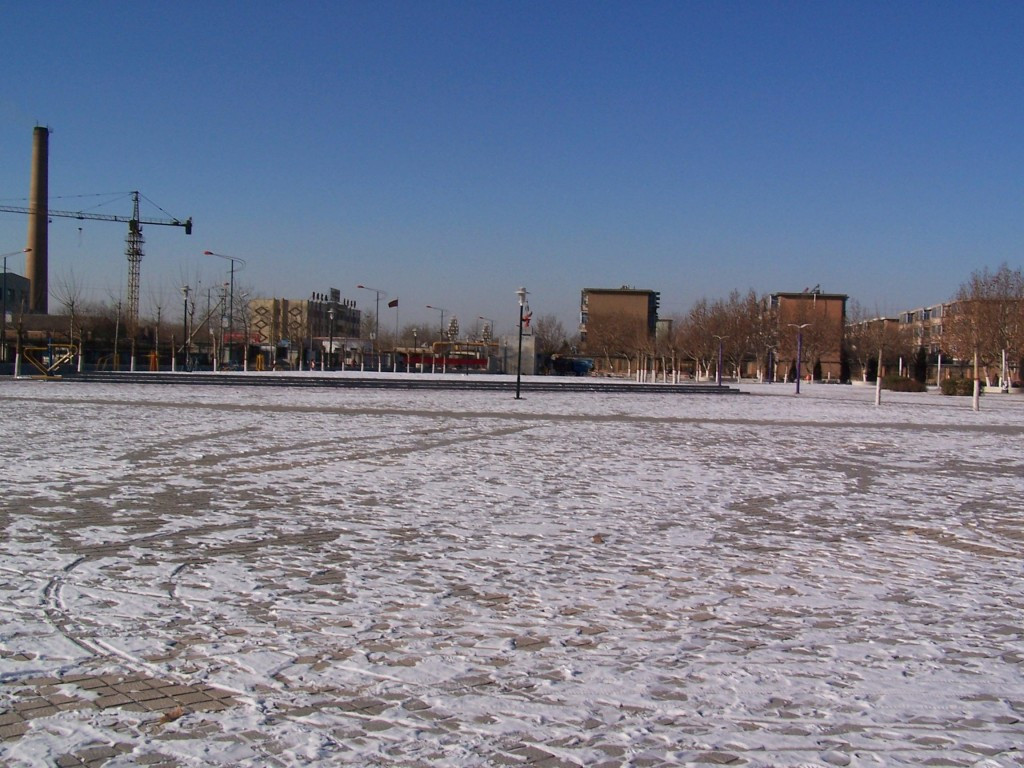
#> input picture dateset/18-1.jpg, 1024 x 768 px, found by its file name
$ python ts1.py
#> lines starting #> are read from the running program, lines starting #| are printed output that depends on the picture
### stitch.py
import numpy as np
from matplotlib import pyplot as plt
import cv2 as cv


class Stitch:
    Stitch=None

    """获取匹配关键点与特征描述符"""
    def Detect_Feature_And_KeyPoints(self, image):
        detector = cv.SIFT_create()
        (Keypoints, descriptors) = detector.detectAndCompute(image, None)
        Keypoints = np.float32([i.pt for i in Keypoints])
        return (Keypoints, descriptors)

    """KNN匹配特征描述符"""
    def Descriptors_Match(self,descriptors_A,descriptors_B):
        FLANN_INDEX_KDTREE = 0
        index_params = dict(algorithm=FLANN_INDEX_KDTREE, trees=5)
        search_params = dict(checks=50)
        flann = cv.FlannBasedMatcher(index_params, search_params)
        knn_Matches = flann.knnMatch(descriptors_A, descriptors_B, 2)
        return knn_Matches


    """去除特征匹配点对列表中的非真实点对"""
    def Good_Match(self,knn_Matches,lowe_ratio=0.7):
        good = []
        for m in knn_Matches:
            if m[0].distance < lowe_ratio * m[1].distance:
                good.append((m[0].trainIdx,m[0].queryIdx))
        return good

    """提取视角变换矩阵M，与图像掩膜matchesMask"""
    def Good_Select(self,good,Keypoints_A,Keypoints_B,MIN_MATCH_COUNT=30):
        if len(good)>MIN_MATCH_COUNT:
            src_Points = np.float32([Keypoints_A[i] for (_,i) in good])
            dst_Points = np.float32([Keypoints_B[i] for (i,_) in good])
            M,mask=cv.findHomography(src_Points,dst_Points,cv.RANSAC,4.0)  #RANSAC减少误差
            matchesMask = mask.ravel().tolist()
            return M,matchesMask
        else:
            print("Not enough matches are found - %d/%d" % (len(good), MIN_MATCH_COUNT))
            return None,None


    """水平最优缝合线算法（基于动态规划算法的实现）"""
    # [55 lines left out: function quilting, not called in this run]

    """视角变换矩阵改良，保证图片变换结果完整性"""
    def M_fix(self,M,img1):
        x1 = np.dot(M, [0, 0, 1])
        y1 = np.dot(M, [0,img1.shape[0]-1, 1])
        x = np.dot(M, [img1.shape[1]-1,0, 1])
        y = np.dot(M, [img1.shape[1]-1, img1.shape[0]-1, 1])
        x_excursion = min(y1[0], x1[0])
        if x_excursion < 0:
            x_excursion = -x_excursion
        else:
            x_excursion = 0
        y_excursion = min(x1[1], x[1])
        if y_excursion < 0:
            y_excursion = -y_excursion
        else:
            y_excursion = 0
        move = np.float32(M)
        move[0][0] = move[0][0] + x_excursion * move[2][0]
        move[0][1] = move[0][1] + x_excursion * move[2][1]
        move[0][2] = move[0][2] + x_excursion * move[2][2]
        move[1][0] = move[1][0] + y_excursion * move[2][0]
        move[1][1] = move[1][1] + y_excursion * move[2][1]
        move[1][2] = move[1][2] + y_excursion * move[2][2]
        return move

    """以变换图为参照时,调用去图像黑边函数"""

    # [17 lines left out: function change_size, not called in this run]


    """图像拼接"""
    def getwarp_perspective(self,img1, img2, M,Anchor_Point):

        (x_anchor,y_anchor,x_anchor1,y_anchor1)=Anchor_Point
        img3 = img1.copy()
        img4 = img2.copy()
        Anchor=[x_anchor,y_anchor,1]
        Anchor=np.dot(M,Anchor)

        lt=[0,0,1]

        """x[0]:横坐标 x[1]:纵坐标"""
        lb=[0,img3.shape[0]-1,1]
        rt=[img3.shape[1]-1,0,1]
        rb=[img3.shape[1]-1,img3.shape[0]-1,1]

        lt = np.dot(M,lt)
        rt = np.dot(M, rt)
        lb = np.dot(M, lb)
        rb = np.dot(M, rb)
        Y_Anchor_Point=Anchor[1]/Anchor[2]
        X_Anchor_Point=Anchor[0]/Anchor[2]
        tran_y_max=max(rb[1]/rb[2],lb[1]/lb[2])
        tran_x_max=max(rb[0]/rb[2],rt[0]/rt[2])
        shape_y=max(Y_Anchor_Point,y_anchor1)+max(tran_y_max-Y_Anchor_Point,img4.shape[0]-y_anchor1)
        shape_x=max(X_Anchor_Point,x_anchor1)+max(tran_x_max-X_Anchor_Point,img4.shape[1]-x_anchor1)
        result=cv.warpPerspective(img1,M,(round(shape_x),round(shape_y)))


        if X_Anchor_Point>x_anchor1:
            left=round(X_Anchor_Point-x_anchor1)
        else:
            left=0
        if Y_Anchor_Point>y_anchor1:
            top=round(Y_Anchor_Point-y_anchor1)
        else:
            top=0

        result[top:top+img4.shape[0],left:left+img4.shape[1]]=img4


        return  result


    """测试用，画出匹配基准图"""
    # [9 lines left out: function get_points, not called in this run]

    """获得图像二维长宽信息"""
    def get_image_dimension(self,image):
        (h,w) = image.shape[:2]
        return (h,w)


    """获取拼接图像特征匹配特征点矩形区域坐标"""
    """x_min.x_max,y_min,y_max为第一幅图片特征区域的横纵坐标最大，最小值"""
    # [28 lines left out: function Get_Keypoint_range, not called in this run]


    """获取图像匹配锚点"""
    def Get_Anchor_Point(self,kp1,kp2,good,matchmask):
        for i in range(len(good)):
            if matchmask[i]==1:
                return kp1[good[i][1]][0],kp1[good[i][1]][1],kp2[good[i][0]][0],kp2[good[i][0]][1]


    """图像匹配函数"""
    def match(self,img1,img2,lowe_ratio=0.7):
        kp1, des1 = self.Detect_Feature_And_KeyPoints(img1)
        kp2, des2 = self.Detect_Feature_And_KeyPoints(img2)
        knn_matches=self.Descriptors_Match(des1,des2)
        good=self.Good_Match(knn_matches)
        M,matchesMask=self.Good_Select(good,kp1,kp2)
        if np.array(M).any():
            M_fix = self.M_fix(M, img1)
            Anchor_Point=self.Get_Anchor_Point(kp1,kp2,good,matchesMask)
            result=self.getwarp_perspective(img1,img2,M_fix,Anchor_Point)
            cv.imshow("result",result)
            cv.waitKey(0)
            cv.destroyAllWindows()

            result1=cv.cvtColor(result,cv.COLOR_BGR2RGB)
            self.panoramic=result
            cv.imwrite("orthographic perspective result.jpg", self.panoramic)
            return 1
        else:
            print("特征不足，匹配失败")
            return 0

### ts1.py
import stitch as st
import cv2 as cv


image_left = cv.imread("D:/pycharm/cv/dateset/18-1.jpg")
#> image_left is the input picture: shape (768, 1024, 3); mean B, G, R 144.6, 124.4, 117.9
image_right = cv.imread("D:/pycharm/cv/dateset/18-2.jpg")
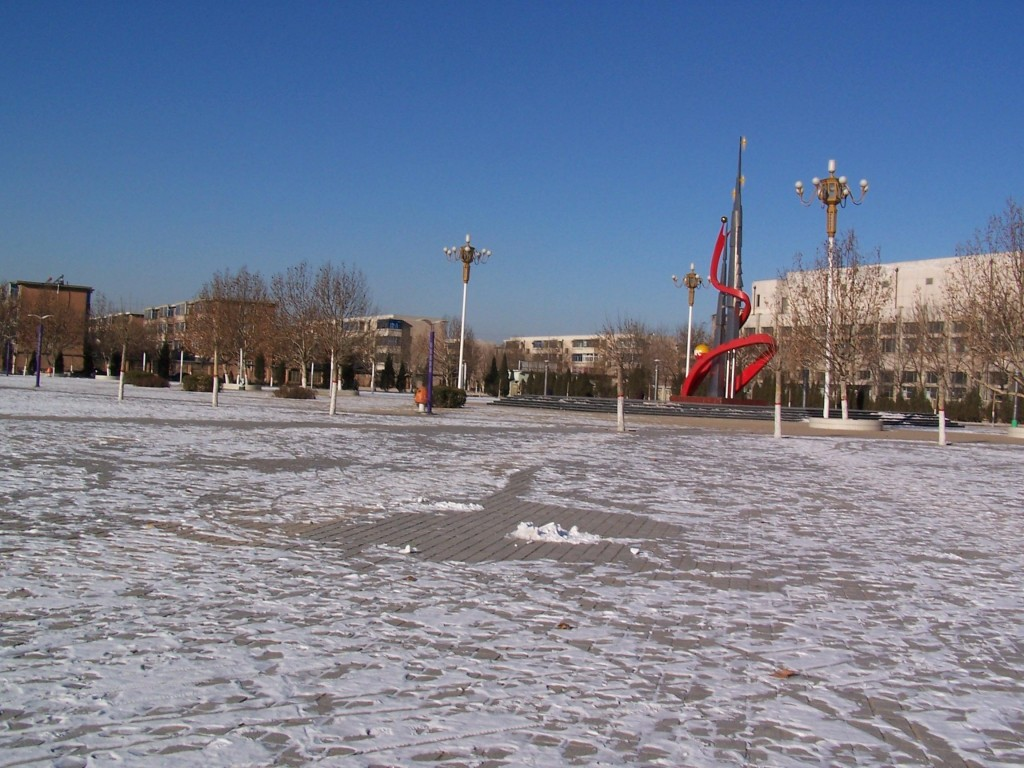
#> input picture dateset/18-2.jpg, 1024 x 768 px, found by its file name
#> image_right is the input picture: shape (768, 1024, 3); mean B, G, R 147.4, 126.1, 117.4

cv.imshow("left",image_left)
cv.waitKey(0)
cv.destroyAllWindows()
cv.imshow("right",image_right)
cv.waitKey(0)
cv.destroyAllWindows()
a=st.Stitch()

a.match(image_left,image_right)
#> in Detect_Feature_And_KeyPoints, `(Keypoints, descriptors) = detector.detectAndCompute(image, None)`: Keypoints = 7712 keypoints; strongest (x, y, size): (674, 371, 1.9), (976, 383, 3.2), (878, 379, 2.2), (518, 378, 2.1)
#> in Detect_Feature_And_KeyPoints, `Keypoints = np.float32([i.pt for i in Keypoints])`: Keypoints = 7712 pairs, first value 2.42 to 1021.1, second value 125.5 to 765.2
#> in match, `kp1, des1 = self.Detect_Feature_And_KeyPoints(img1)`: kp1 has the same summary as Keypoints in Detect_Feature_And_KeyPoints
#> in Detect_Feature_And_KeyPoints (call 2), `(Keypoints, descriptors) = detector.detectAndCompute(image, None)`: Keypoints = 7404 keypoints; strongest (x, y, size): (459, 387, 2.1), (844, 404, 4.1), (339, 382, 2), (121, 373, 2)
#> in match, `kp2, des2 = self.Detect_Feature_And_KeyPoints(img2)`: kp2 = 7404 pairs, first value 2.71 to 1021.2, second value 140 to 765
#> in Descriptors_Match, `knn_Matches = flann.knnMatch(descriptors_A, descriptors_B, 2)`: knn_Matches = 7712 matches
#> after the loop in Good_Match, `for m in knn_Matches:`: good = 902 pairs, first value 19 to 6760, second value 92 to 7707
#> in Good_Select, `src_Points = np.float32([Keypoints_A[i] for (_,i) in good])`: src_Points = 902 pairs, first value 14.06 to 1020.2, second value 176.3 to 762.7
#> in Good_Select, `dst_Points = np.float32([Keypoints_B[i] for (i,_) in good])`: dst_Points = 902 pairs, first value 4.74 to 937.3, second value 262.2 to 761.2
#> in Good_Select, `M,mask=cv.findHomography(src_Points,dst_Points,cv.RANSAC,4.0)`: M = [[1.86, -0.0351, -1407.1], [0.373, 1.74, -334.5], [0.000861, -2.7e-05, 1]]; mask = 902 values from 0 to 1
#> in M_fix, `x1 = np.dot(M, [0, 0, 1])`: x1 = [-1407.1, -334.5, 1]
#> in M_fix, `y1 = np.dot(M, [0,img1.shape[0]-1, 1])`: y1 = [-1434, 999.3, 0.979]
#> in M_fix, `x = np.dot(M, [img1.shape[1]-1,0, 1])`: x = [494.7, 47.38, 1.88]
#> in M_fix, `y = np.dot(M, [img1.shape[1]-1, img1.shape[0]-1, 1])`: y = [467.8, 1381.2, 1.86]
#> in M_fix, `x_excursion = min(y1[0], x1[0])`: x_excursion = -1434
#> in M_fix, `x_excursion = -x_excursion`: x_excursion = 1434
#> in M_fix, `y_excursion = min(x1[1], x[1])`: y_excursion = -334.5
#> in M_fix, `y_excursion = -y_excursion`: y_excursion = 334.5
#> in M_fix, `move = np.float32(M)`: move has the same summary as M in Good_Select
#> in match, `M_fix = self.M_fix(M, img1)`: M_fix = [[3.09, -0.0738, 26.89], [0.661, 1.73, 6.6e-06], [0.000861, -2.7e-05, 1]]
#> the loop in Get_Anchor_Point, `for i in range(len(good)):` made 9 passes
#> in match, `Anchor_Point=self.Get_Anchor_Point(kp1,kp2,good,matchesMask)`: Anchor_Point = (769.9, 397.5, 7.12, 390.3)
#> in getwarp_perspective, `(x_anchor,y_anchor,x_anchor1,y_anchor1)=Anchor_Point`: x_anchor = 769.9; y_anchor = 397.5; x_anchor1 = 7.12; y_anchor1 = 390.3
#> in getwarp_perspective, `Anchor=[x_anchor,y_anchor,1]`: Anchor = [769.9, 397.5, 1]
#> in getwarp_perspective, `Anchor=np.dot(M,Anchor)`: Anchor = [2379.5, 1196.7, 1.65]
#> in getwarp_perspective, `lt = np.dot(M,lt)`: lt = [26.89, 6.6e-06, 1]
#> in getwarp_perspective, `rt = np.dot(M, rt)`: rt = [3192.1, 676.5, 1.88]
#> in getwarp_perspective, `lb = np.dot(M, lb)`: lb = [-29.71, 1326.9, 0.979]
#> in getwarp_perspective, `rb = np.dot(M, rb)`: rb = [3135.5, 2003.4, 1.86]
#> in getwarp_perspective, `Y_Anchor_Point=Anchor[1]/Anchor[2]`: Y_Anchor_Point = 724.3
#> in getwarp_perspective, `X_Anchor_Point=Anchor[0]/Anchor[2]`: X_Anchor_Point = 1440.1
#> in getwarp_perspective, `tran_y_max=max(rb[1]/rb[2],lb[1]/lb[2])`: tran_y_max = 1354.9
#> in getwarp_perspective, `tran_x_max=max(rb[0]/rb[2],rt[0]/rt[2])`: tran_x_max = 1697
#> in getwarp_perspective, `shape_y=max(Y_Anchor_Point,y_anchor1)+max(tran_y_max-Y_Anchor_Point,im..`: shape_y = 1354.9
#> in getwarp_perspective, `shape_x=max(X_Anchor_Point,x_anchor1)+max(tran_x_max-X_Anchor_Point,im..`: shape_x = 2457
#> in getwarp_perspective, `result=cv.warpPerspective(img1,M,(round(shape_x),round(shape_y)))`:
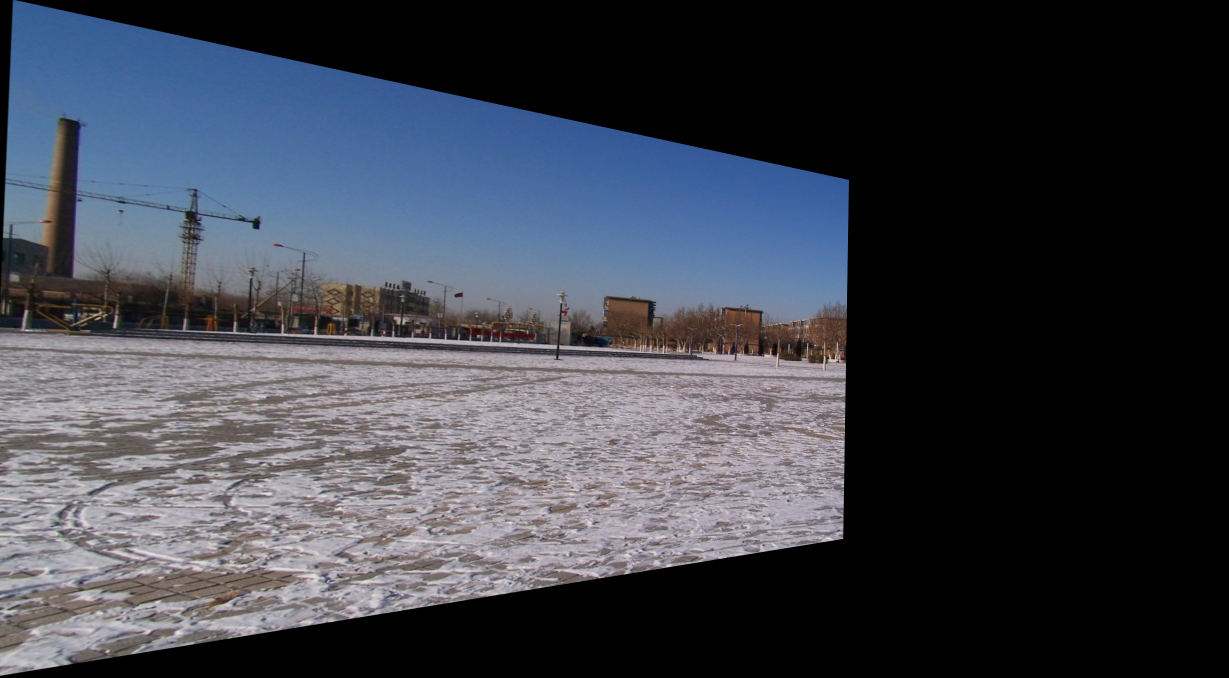
#> result: shape (1355, 2457, 3) (shown at 1/2 size); mean B, G, R 74.4, 64.7, 61.1
#> in getwarp_perspective, `left=round(X_Anchor_Point-x_anchor1)`: left = 1433
#> in getwarp_perspective, `top=round(Y_Anchor_Point-y_anchor1)`: top = 334
#> in getwarp_perspective, `result[top:top+img4.shape[0],left:left+img4.shape[1]]=img4`:
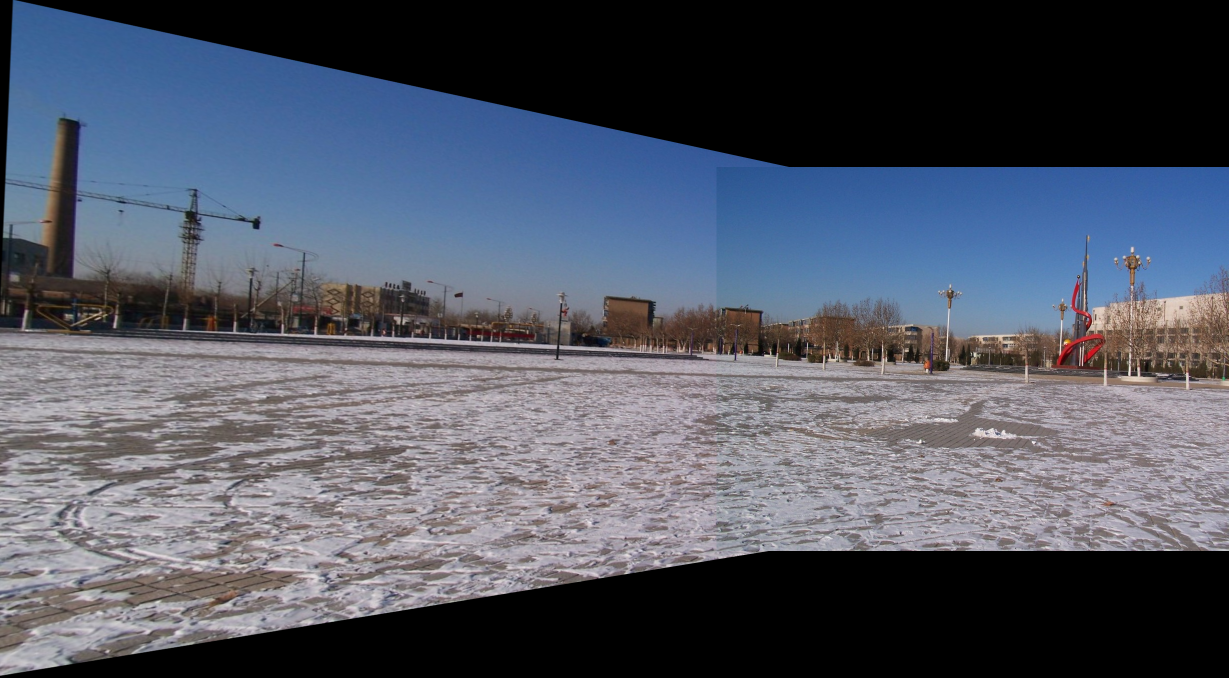
#> result: shape (1355, 2457, 3) (shown at 1/2 size); mean B, G, R 100.6, 87.1, 81.8
